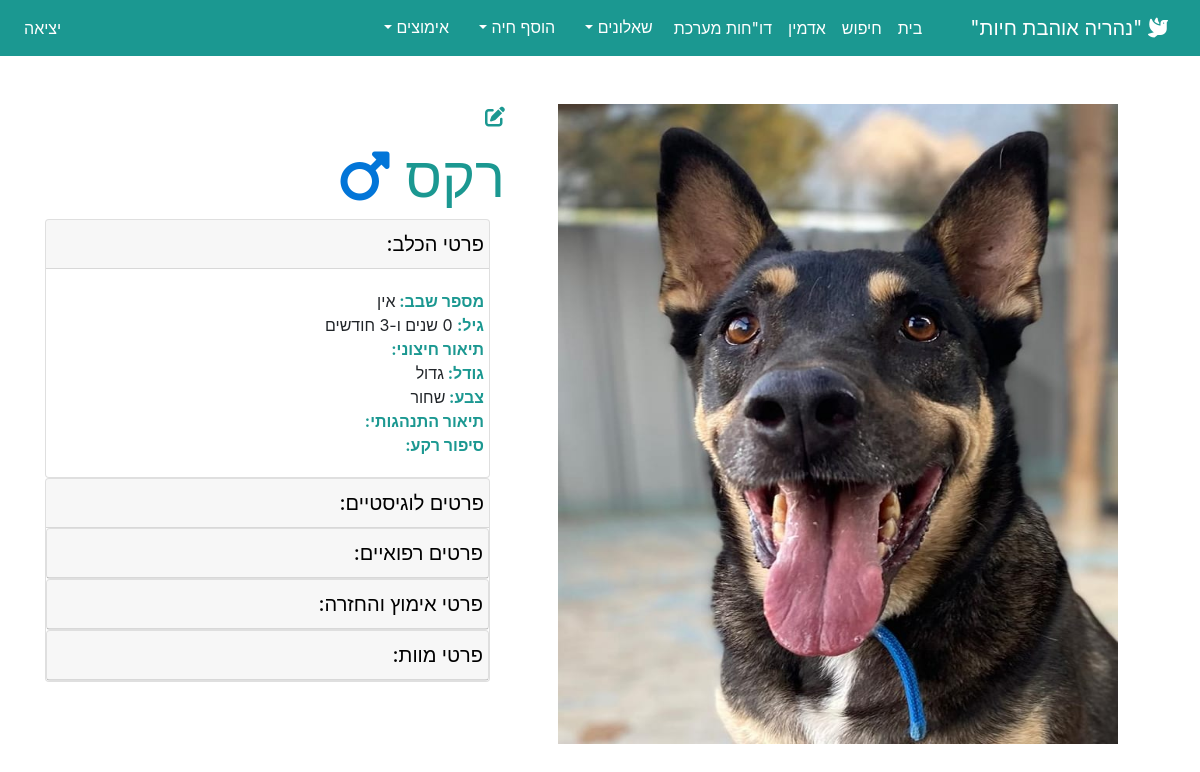
The app's page /dog/1/, older data.
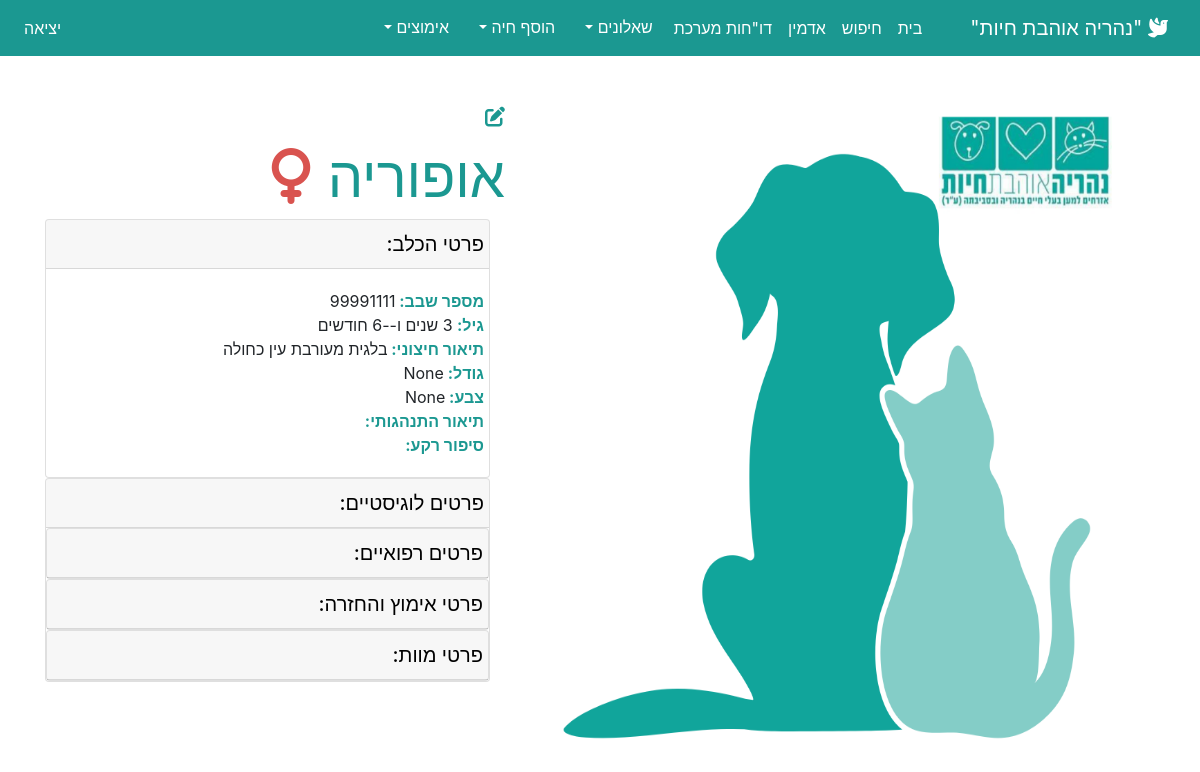
The same page, newer data.
### shelter/models.py (models this page shows, shortened)
class Dog(models.Model):
    id = models.AutoField(primary_key=True)
    chip_number = models.IntegerField(blank=True, default=None, null=True, verbose_name=_('מספר שבב'))
    name = models.CharField(unique=True, max_length=255, verbose_name=_('שם'))
    birth_date = models.DateField(default=datetime.date.today, verbose_name=_('תאריך לידה'))
    gender = models.CharField(max_length=255, choices=GENDER_CHOICES, verbose_name=_('מין'))
    physical_description = models.TextField(max_length=255, blank=True, default=None, null=True, verbose_name=_('תיאור חיצוני'))
    size = models.CharField(choices=SIZE_CHOICES, max_length=255, blank=True, default=None, null=True, verbose_name=_('גודל'))
    color = models.CharField(max_length=255, blank=True, default=None, null=True, verbose_name=_('צבע'))
    behaviour_description = models.TextField(max_length=255, blank=True, default=None, null=True, verbose_name=_('תיאור התנהגותי'))
    story = models.TextField(max_length=255, blank=True, default=None, null=True, verbose_name=_('סיפור רקע'))
    image = models.ImageField(upload_to='mediaDogs/', default='media/generic_img.png', blank=True, null=True, verbose_name=_('תמונה'))
    acceptance_date = models.DateField(default=datetime.date.today, blank=True, null=True, verbose_name=_('תאריך קבלה לעמותה'))
    location = models.CharField(max_length=255, choices=PLACES, blank=True, default='עמותה', null=True, verbose_name=_('מיקום הכלב'))
    clinic = models.TextField(max_length=255, blank=True, default=None, null=True, verbose_name=_('מרפאה וטרינרית'))
    vaccine_book = models.BooleanField(default=False, verbose_name=_('פנקס חיסונים'))
    vaccine_book_link = models.FileField(upload_to='mediaDogs/', blank=True, default=None, null=True, verbose_name=_('קישור לפנקס חיסונים'))
    medical_file = models.FileField(upload_to='mediaDogs/', blank=True, default=None, null=True, verbose_name=_('קישור לתיק רפואי'))
    worming_1 = models.DateField(blank=True, null=True, verbose_name=_('תילוע 1'))
    worming_2 = models.DateField(blank=True, null=True, verbose_name=_('תילוע 2'))
    hexagonal_vaccine = models.DateField(blank=True, null=True, verbose_name=_('חיסון משושה'))
    next_treatment_hexagonal = models.DateField(blank=True, null=True, verbose_name=_('משושה - תאריך הטיפול הבא'))
    rabies_vaccine = models.DateField(blank=True, null=True, verbose_name=_('חיסון כלבת'))
    rabies_vaccine_link = models.FileField(upload_to='mediaDogs/', blank=True, default=None, null=True, verbose_name=_('אישור חיסון כלבת'))
    next_treatment_rabies = models.DateField(blank=True, null=True, verbose_name=_('כלבת - תאריך הטיפול הבא'))
    ticks_fleas_treatment = models.DateField(default=None, blank=True, null=True, verbose_name=_('טיפול קרציות ופרעושים'))
    next_ticks_fleas_treatment = models.DateField(blank=True, null=True, verbose_name=_('קרציות ופרעושים - תאריך הטיפול הבא'))
    sterilization = models.DateField(blank=True, null=True, verbose_name=_('סירוס/עיקור'))
    sterilization_link = models.FileField(upload_to='mediaDogs/', blank=True, default=None, null=True, verbose_name=_('אישור סירוס/עיקור'))
    medical_comments = models.TextField(max_length=255, blank=True, default=None, null=True, verbose_name=_('הערות רפואיות'))
    died = models.BooleanField(default=False, verbose_name=_('נפטר/ה'))
    death_date = models.DateField(blank=True, null=True, verbose_name=_('תאריך הפטירה'))
    death_reason = models.TextField(max_length=255, blank=True, default=None, null=True, verbose_name=_('סיבת הפטירה'))
    adopter_relation_dog = models.ManyToManyField(Adopter, through='DogAdoption', related_name="adoptions_dog")
    animal_type = models.CharField(max_length=32, default="כלב",  editable=False)
    @property
    def age_years(self):
        if self.birth_date is not None:
            return datetime.date.today().year - self.birth_date.year
        else:
            return 0
    @property
    def age_months(self):
        if self.birth_date is not None:
            return datetime.date.today().month - self.birth_date.month
        else:
            return 0
    @property
    def days_in_the_association(self):
        if self.acceptance_date is not None and self.location == 'Association':
            return (datetime.date.today() - self.acceptance_date).days
        else:
            return 0

### shelter/views.py (the view)
# urls.py: path('dog/<int:dog_id>/', views.detail_dog, name='detail_dog'),
def detail_dog(request, dog_id):
    dog = get_object_or_404(Dog, pk=dog_id)
    dogs = Dog.objects.all()
    return render(request, 'detail_dog.html', {'dog': dog, 'dogs': dogs})

### shelter/templates/detail_dog.html (shortened to what this page needs)
{% extends 'base.html' %} {% block content %}
<div class="container" dir="rtl">
  <div class="row">
    <div class="col-7 mt-5">
      <img
        src="{{ dog.image.url }}"
        class="mx-auto d-block"
        style="height: 40rem; width: 35rem;"
        alt="{{ dog.image.url }}"/>
    </div>
    <div class="col-5 mt-5">
      <div class="row"><div><a href="/admin/shelter/dog/{{dog.id}}/change/"><i class="fas fa-edit fa-lg" style="color: #1b9891;"></i></a></div></div>
      <div class="row">
        <h5 class="mt-3 display-4" style="color: #1b9891;">
        {{ dog.name }} {% if dog.gender == 'Male' %}
        <i class="fas fa-mars" style="color: #0275d8;"></i>
        {% elif dog.gender == 'Female' %}
        <i class="fas fa-venus" style="color: #d9534f;"></i>
        {% endif %}
        </h5>
      </div>
      <div id="accordion" aria-multiselectable="true">
      <div class="card">
        <div class="card-header" role="tab" id="headingOne">
          <div class="row">
            <h5 class="mb-0">
                <a data-toggle="collapse" data-parent="#accordion" href="#collapseOne" aria-expanded="true" aria-controls="collapseOne">
                פרטי הכלב:
                </a>
            </h5>
          </div>
        </div>
        <div id="collapseOne" class="collapse show" role="tabpanel" aria-labelledby="headingOne">
            <div class="card-body">
              <div class="row"><div> <span> מספר שבב: </span> {% if dog.chip_number is None %} אין {% else %} {{ dog.chip_number }} {% endif %}</div></div>
              <div class="row"><div> <span> גיל:</span> {{ dog.age_years }} שנים ו-{{ dog.age_months }} חודשים</div></div>
              <div class="row"><div> <span> תיאור חיצוני: </span> {{ dog.physical_description }} </div></div>
              <div class="row"><div> <span> גודל: </span> {{ dog.get_size_display }} </div></div>
              <div class="row"><div> <span> צבע: </span> {{ dog.color }} </div></div>
              <div class="row"><div> <span> תיאור התנהגותי: </span> {{ dog.behaviour_description }} </div></div>
              <div class="row"><div> <span> סיפור רקע: </span> {{ dog.story }} </div></div>
            </div>
        </div>
    </div>
    <div class="card">
        <div class="card-header" role="tab" id="headingTwo">
           <div class="row">
            <h5 class="mb-0">
                <a class="collapsed" data-toggle="collapse" data-parent="#accordion" href="#collapseTwo" aria-expanded="false" aria-controls="collapseTwo">
                פרטים לוגיסטיים:</a>
            </h5>
            </div>
        </div>
    <div class="card">
        <div class="card-header" role="tab" id="headingThree">
           <div class="row">
            <h5 class="mb-0">
                <a class="collapsed" data-toggle="collapse" data-parent="#accordion" href="#collapseThree" aria-expanded="false" aria-controls="collapseThree">
                פרטים רפואיים:</a>
            </h5>
            </div>
        </div>
    </div>
    <div class="card">
        <div class="card-header" role="tab" id="headingFour">
           <div class="row">
            <h5 class="mb-0">
                <a class="collapsed" data-toggle="collapse" data-parent="#accordion" href="#collapseFour" aria-expanded="false" aria-controls="collapseFour">
                פרטי אימוץ והחזרה:</a>
            </h5>
            </div>
        </div>
    </div>
    <div class="card">
        <div class="card-header" role="tab" id="headingFive">
           <div class="row">
            <h5 class="mb-0">
                <a class="collapsed" data-toggle="collapse" data-parent="#accordion" href="#collapseFive" aria-expanded="false" aria-controls="collapseFive">
                פרטי מוות:</a>
            </h5>
            </div>
        </div>
    </div>
    </div>
    </div>
  </div>
  </div>
</div>
{% endblock content %}

Row changes from the older to the newer data that the page shows:
changed Dog: image: a different picture; name "רקס" → "אופוריה"; gender "Male" → "Female" (drawn); chip_number (not shown) → "99991111"; physical_description (not shown) → "בלגית מעורבת עין כחולה"; size "גדול" → "None"; color "שחור" → "None"; age_years "0" → (not shown)
Text that changed along with them:
text no longer shown: "אין"
